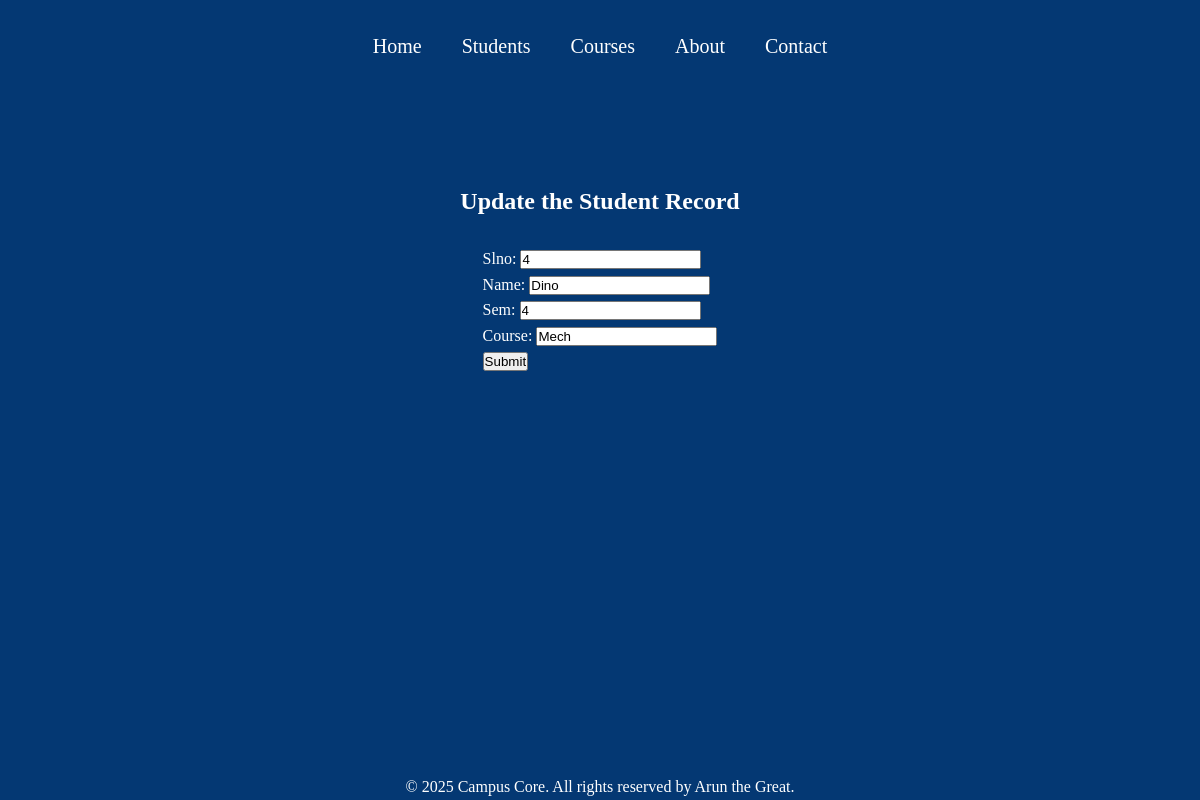
Page /students/update/222659 on the committed database.
### students/models.py (models this page shows, shortened)
class Student(models.Model):
    slno=models.IntegerField(unique=True)
    name=models.CharField(max_length=40)
    sem=models.IntegerField()
    course=models.CharField(max_length=20)

### students/views.py (the view)
# urls.py: path('update/<int:sid>', views.student_update, name='update_Student')
def student_update(request, sid):
    record=Student.objects.get(id=sid)
    if request.method=='GET':
        form=StudentForm(instance=record) #Filled form with selected student record
        return render(request, 'students/update_form.html', {'form':form})
    else:
        form=StudentForm(request.POST,instance=record)
        if form.is_valid():
            form.save()
        return redirect('studentlist')

### students/forms.py
class StudentForm(forms.ModelForm):
    class Meta:
        model=Student
        fields='__all__'

### templates/students/update_form.html (shortened to what this page needs)
{% extends 'base.html' %}
{% load static %}
{% block content %}
<div class="container" id="updater">
<h2>Update the Student Record</h2><br>
<form method="POST">
    {{form.as_p}}
    <input type="submit" value="Submit"/>
</form>
</div>
{% endblock %}

### static/styles/base.css (style rules this page uses)
* { margin: 0; padding: 0; }
body { background-color: #043873; color: white; font-family: 'JetBrains mono'; line-height: 1.6; display: flex; flex-direction: column; min-height: 100vh; }
.container { display: flex; align-items: center; justify-content: center; padding: 10px; margin-top: 80px; }
#updater { flex-direction: column; }

### rows in the picture
Student: slno "4", name "Dino", sem "4", course "Mech"
